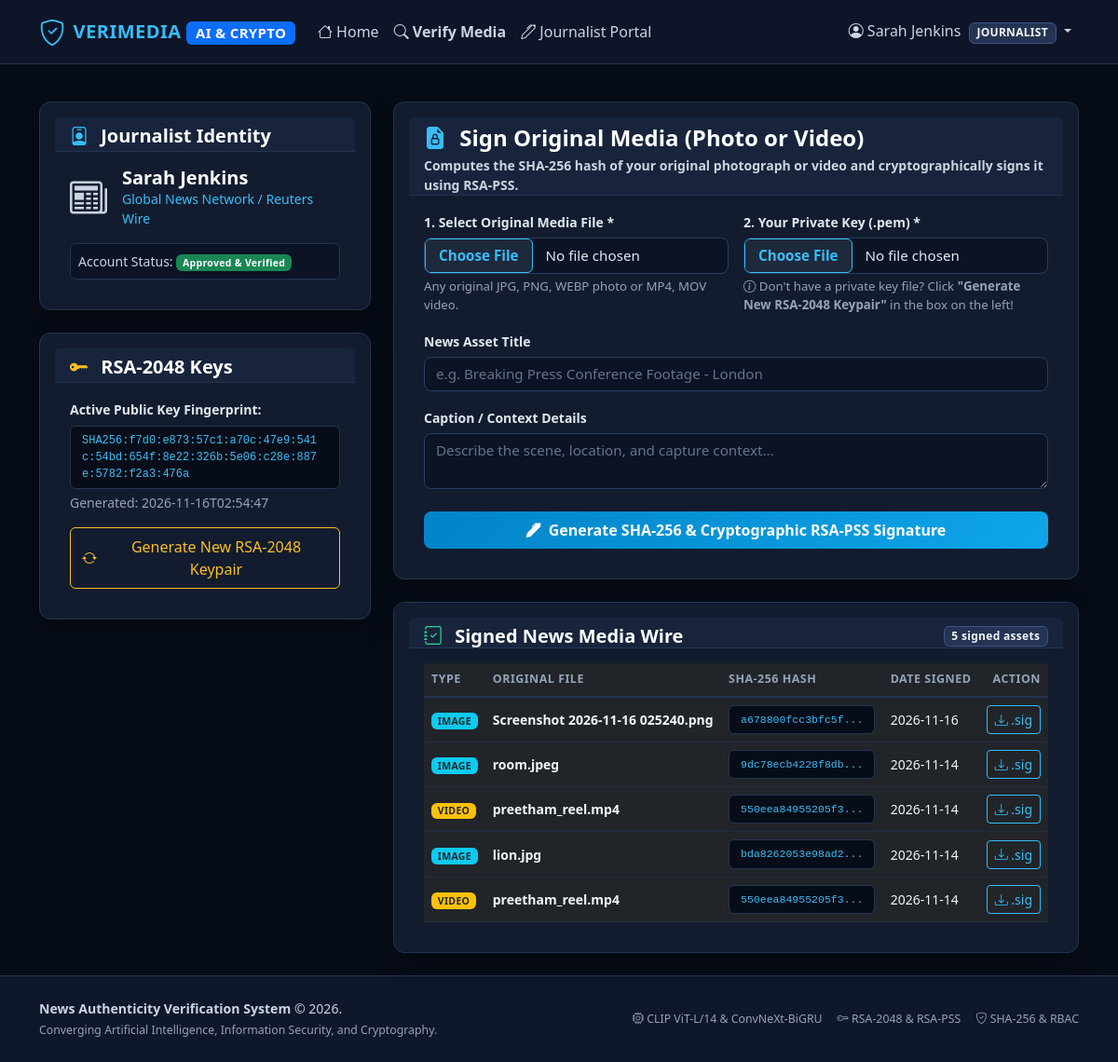
Page /journalist/dashboard (signed in) on the committed database.
### tables this page shows
CREATE TABLE users (
            id INTEGER PRIMARY KEY AUTOINCREMENT,
            username TEXT UNIQUE NOT NULL,
            password_hash TEXT NOT NULL,
            role TEXT NOT NULL CHECK(role IN ('admin', 'journalist', 'user')),
            full_name TEXT NOT NULL,
            organization TEXT,
            is_approved INTEGER DEFAULT 1, -- Admin and General Users auto-approved; Journalists require admin approval
            failed_logins INTEGER DEFAULT 0,
            locked_until TEXT,
            created_at TEXT NOT NULL
        );

CREATE TABLE journalist_keys (
            id INTEGER PRIMARY KEY AUTOINCREMENT,
            user_id INTEGER NOT NULL,
            public_key_pem TEXT NOT NULL,
            key_fingerprint TEXT UNIQUE NOT NULL,
            status TEXT DEFAULT 'active' CHECK(status IN ('active', 'revoked')),
            created_at TEXT NOT NULL,
            FOREIGN KEY (user_id) REFERENCES users(id) ON DELETE CASCADE
        );

CREATE TABLE media_records (
            id INTEGER PRIMARY KEY AUTOINCREMENT,
            uploader_id INTEGER NOT NULL,
            filename TEXT NOT NULL,
            original_filename TEXT NOT NULL,
            file_type TEXT NOT NULL CHECK(file_type IN ('image', 'video')),
            file_size_bytes INTEGER NOT NULL,
            file_path TEXT NOT NULL,
            sha256_hash TEXT NOT NULL,
            signature_b64 TEXT NOT NULL,
            title TEXT,
            description TEXT,
            created_at TEXT NOT NULL, perceptual_hash TEXT,
            FOREIGN KEY (uploader_id) REFERENCES users(id) ON DELETE CASCADE
        );

### backend/routes.py (the view)
@routes_bp.route("/journalist/dashboard")
@journalist_required
def journalist_dashboard():
    user_id = session["user_id"]
    conn = get_db()
    cursor = conn.cursor()
    cursor.execute("SELECT * FROM journalist_keys WHERE user_id = ? AND status = 'active' ORDER BY id DESC LIMIT 1", (user_id,))
    active_key = cursor.fetchone()
    cursor.execute("SELECT * FROM media_records WHERE uploader_id = ? ORDER BY id DESC", (user_id,))
    signed_records = cursor.fetchall()
    conn.close()
    return render_template("journalist_dashboard.html", active_key=active_key, signed_records=signed_records)

### frontend/templates/journalist_dashboard.html (shortened to what this page needs)
{% extends "base.html" %}
{% block content %}
<div class="row g-4">
    <div class="col-lg-4">
        <div class="card p-3 mb-4">
            <div class="card-header bg-transparent border-0 pb-0">
                <h5 class="fw-bold mb-1"><i class="bi bi-person-badge text-info me-2"></i> Journalist Identity</h5>
            </div>
            <div class="card-body">
                <div class="d-flex align-items-center gap-3 mb-3">
                    <i class="bi bi-newspaper fs-1 text-secondary"></i>
                    <div>
                        <h5 class="fw-bold m-0">{{ current_user['full_name'] }}</h5>
                        <div class="text-info small">{{ current_user['organization'] or 'Independent Journalist' }}</div>
                    </div>
                </div>
                <div class="p-2 bg-dark rounded border border-secondary small">
                    <span class="text-secondary">Account Status: </span>
                    {% if current_user['is_approved'] %}
                    <span class="badge bg-success">Approved & Verified</span>
                    {% else %}
                    <span class="badge bg-warning text-dark">Pending Admin Approval</span>
                    {% endif %}
                </div>
            </div>
        </div>
        <div class="card p-3">
            <div class="card-header bg-transparent border-0 pb-0">
                <h5 class="fw-bold mb-1"><i class="bi bi-key-fill text-warning me-2"></i> RSA-2048 Keys</h5>
            </div>
            <div class="card-body">
                {% if active_key %}
                <div class="mb-3">
                    <label class="form-label text-secondary small fw-bold">Active Public Key Fingerprint:</label>
                    <div class="hash-badge" style="font-size: 0.75rem;">{{ active_key['key_fingerprint'] }}</div>
                    <div class="text-muted small mt-1">Generated: {{ active_key['created_at'][:19] }}</div>
                </div>
                {% else %}
                <div class="alert alert-warning small mb-3">
                    <i class="bi bi-exclamation-triangle"></i> No active RSA keypair detected. Generate one to start signing media.
                </div>
                {% endif %}
                <form method="POST" action="{{ url_for('routes.journalist_generate_keys') }}">
                    <button type="submit" class="btn btn-outline-warning w-100 py-2 d-flex align-items-center justify-content-center gap-2" onclick="return confirm('Generate a new RSA-2048 keypair? Any previously generated private key will be replaced.')">
                        <i class="bi bi-arrow-repeat"></i> Generate New RSA-2048 Keypair
                    </button>
                </form>
            </div>
        </div>
    </div>
    <div class="col-lg-8">
        <div class="card p-3 mb-4">
            <div class="card-header bg-transparent border-0 pb-0">
                <h4 class="fw-bold mb-1"><i class="bi bi-file-earmark-lock-fill text-info me-2"></i> Sign Original Media (Photo or Video)</h4>
                <p class="text-secondary small m-0">Computes the SHA-256 hash of your original photograph or video and cryptographically signs it using RSA-PSS.</p>
            </div>
            <div class="card-body pt-3">
                <form method="POST" action="{{ url_for('routes.journalist_sign_media') }}" enctype="multipart/form-data">
                    <div class="row g-3 mb-3">
                        <div class="col-md-6">
                            <label class="form-label text-secondary small fw-bold">1. Select Original Media File *</label>
                            <input type="file" name="media_file" class="form-control" required>
                            <div class="form-text text-muted small">Any original JPG, PNG, WEBP photo or MP4, MOV video.</div>
                        </div>
                        <div class="col-md-6">
                            <label class="form-label text-secondary small fw-bold">2. Your Private Key (.pem) *</label>
                            {% if session.get('active_private_key') %}
                            <div class="form-check p-2 bg-dark rounded border border-success mb-2">
                                <input class="form-check-input ms-1" type="checkbox" name="use_session_key" value="true" id="useSessionKey" checked onchange="document.getElementById('pemFileInput').disabled = this.checked">
                                <label class="form-check-label text-success small ms-2 fw-bold" for="useSessionKey">
                                    <i class="bi bi-check-circle-fill"></i> Use Active RSA Key From This Session
                                </label>
                            </div>
                            <input type="file" name="private_key_file" id="pemFileInput" class="form-control" accept=".pem,.key" disabled>
                            <div class="form-text text-muted small">Or uncheck above to upload a custom <code>.pem</code> file from disk.</div>
                            {% else %}
                            <input type="file" name="private_key_file" class="form-control" accept=".pem,.key">
                            <div class="form-text text-warning small">
                                <i class="bi bi-info-circle"></i> Don't have a private key file? Click <strong>"Generate New RSA-2048 Keypair"</strong> in the box on the left!
                            </div>
                            {% endif %}
                        </div>
                    </div>
                    <div class="mb-3">
                        <label class="form-label text-secondary small fw-bold">News Asset Title</label>
                        <input type="text" name="title" class="form-control" placeholder="e.g. Breaking Press Conference Footage - London">
                    </div>
                    <div class="mb-4">
                        <label class="form-label text-secondary small fw-bold">Caption / Context Details</label>
                        <textarea name="description" class="form-control" rows="2" placeholder="Describe the scene, location, and capture context..."></textarea>
                    </div>
                    <button type="submit" class="btn btn-primary w-100 py-2 d-flex align-items-center justify-content-center gap-2">
                        <i class="bi bi-pen-fill"></i> Generate SHA-256 & Cryptographic RSA-PSS Signature
                    </button>
                </form>
            </div>
        </div>
        <div class="card p-3">
            <div class="card-header bg-transparent border-0 d-flex justify-content-between align-items-center pb-0">
                <h5 class="fw-bold mb-0 text-light"><i class="bi bi-journal-check me-2 text-success"></i> Signed News Media Wire</h5>
                <span class="badge bg-secondary">{{ signed_records|length }} signed assets</span>
            </div>
            <div class="card-body">
                {% if signed_records %}
                <div class="table-responsive">
                    <table class="table table-dark table-hover align-middle mb-0 small">
                        <thead>
                            <tr class="text-secondary">
                                <th>Type</th>
                                <th>Original File</th>
                                <th>SHA-256 Hash</th>
                                <th>Date Signed</th>
                                <th class="text-end">Action</th>
                            </tr>
                        </thead>
                        <tbody>
                            {% for rec in signed_records %}
                            <tr>
                                <td>
                                    <span class="badge {% if rec['file_type'] == 'image' %}bg-info text-dark{% else %}bg-warning text-dark{% endif %} text-uppercase">
                                        {{ rec['file_type'] }}
                                    </span>
                                </td>
                                <td class="fw-bold">{{ rec['original_filename'] }}</td>
                                <td>
                                    <span class="hash-badge" style="font-size: 0.72rem;">{{ rec['sha256_hash'][:16] }}...</span>
                                </td>
                                <td class="text-muted">{{ rec['created_at'][:10] }}</td>
                                <td class="text-end">
                                    <a href="{{ url_for('routes.download_signature', record_id=rec['id']) }}" class="btn btn-outline-info btn-sm">
                                        <i class="bi bi-download"></i> .sig
                                    </a>
                                </td>
                            </tr>
                            {% endfor %}
                        </tbody>
                    </table>
                </div>
                {% else %}
                <div class="text-center py-4 text-muted small">
                    <i class="bi bi-inbox fs-2 d-block mb-1"></i>
                    No signed media assets found. Upload and sign your first news file above!
                </div>
                {% endif %}
            </div>
        </div>
    </div>
</div>
{% endblock %}

### frontend/templates/base.html (shortened to what this page needs)
<!DOCTYPE html>
<html lang="en" data-bs-theme="dark">
<head>
    <link href="https://cdn.jsdelivr.net/npm/bootstrap@5.3.2/dist/css/bootstrap.min.css" rel="stylesheet">
    <link rel="stylesheet" href="https://cdn.jsdelivr.net/npm/bootstrap-icons@1.11.1/font/bootstrap-icons.css">
    <link rel="stylesheet" href="{{ url_for('static', filename='css/style.css') }}">
</head>
<body>
    <nav class="navbar navbar-expand-lg sticky-top">
        <div class="container">
            <a class="navbar-brand d-flex align-items-center gap-2" href="{{ url_for('routes.index') }}">
                <i class="bi bi-shield-check text-info fs-3"></i>
                <span>VERIMEDIA <span class="badge bg-primary fs-7">AI & CRYPTO</span></span>
            </a>
            <div class="collapse navbar-collapse" id="navContent">
                <ul class="navbar-nav me-auto mb-2 mb-lg-0">
                    <li class="nav-item">
                        <a class="nav-link" href="{{ url_for('routes.index') }}"><i class="bi bi-house"></i> Home</a>
                    </li>
                    <li class="nav-item">
                        <a class="nav-link text-info fw-bold" href="{{ url_for('routes.verify') }}"><i class="bi bi-search"></i> Verify Media</a>
                    </li>
                    {% if current_user and current_user['role'] in ['journalist', 'admin'] %}
                    <li class="nav-item">
                        <a class="nav-link" href="{{ url_for('routes.journalist_dashboard') }}"><i class="bi bi-pen"></i> Journalist Portal</a>
                    </li>
                    {% endif %}
                </ul>
                <ul class="navbar-nav align-items-center gap-2">
                    {% if current_user %}
                    <li class="nav-item dropdown">
                        <a class="nav-link dropdown-toggle text-light" href="#" role="button" data-bs-toggle="dropdown">
                            <i class="bi bi-person-circle"></i> {{ current_user['full_name'] }}
                            <span class="badge bg-secondary ms-1 text-uppercase">{{ current_user['role'] }}</span>
                        </a>
                    </li>
                    {% endif %}
                </ul>
            </div>
        </div>
    </nav>
    <main class="container my-4">
        {% block content %}{% endblock %}
    </main>
    <footer>
        <div class="container d-flex flex-wrap justify-content-between align-items-center">
            <div>
                <strong>News Authenticity Verification System</strong> &copy; 2026.
                <div class="small text-muted mt-1">Converging Artificial Intelligence, Information Security, and Cryptography.</div>
            </div>
            <div class="d-flex gap-3 text-muted small">
                <span><i class="bi bi-cpu"></i> CLIP ViT-L/14 & ConvNeXt-BiGRU</span>
                <span><i class="bi bi-key"></i> RSA-2048 & RSA-PSS</span>
                <span><i class="bi bi-shield-check"></i> SHA-256 & RBAC</span>
            </div>
        </div>
    </footer>
</body>
</html>

### rows in the picture
users: full_name "Sarah Jenkins", role "JOURNALIST", organization "Global News Network / Reuters Wire"
journalist_keys: key_fingerprint "SHA256:f7d0:e873:57c1:a70c:47e9:541c:54bd:654f:8e22:326b:5e06:c28e:887e:5782:f2a3:476a", created_at "2026-11-16T02:54:47"
media_records: file_type "IMAGE", original_filename "Screenshot 2026-11-16 025240.png", sha256_hash "a678800fcc3bfc5f", created_at "2026-11-16"
media_records: file_type "IMAGE", original_filename "room.jpeg", sha256_hash "9dc78ecb4228f8db", created_at "2026-11-14"
media_records: file_type "VIDEO", original_filename "preetham_reel.mp4", sha256_hash "550eea84955205f3", created_at "2026-11-14"
media_records: file_type "IMAGE", original_filename "lion.jpg", sha256_hash "bda8262053e98ad2", created_at "2026-11-14"
media_records: file_type "VIDEO", original_filename "preetham_reel.mp4", sha256_hash "550eea84955205f3", created_at "2026-11-14"

### other values in the picture
{{ signed_records|length }} "5"
